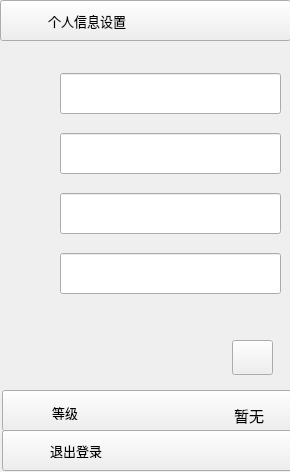
<?xml version="1.0" encoding="UTF-8"?>
<ui version="4.0">
 <class>personForm</class>
 <widget class="QWidget" name="personForm">
  <property name="geometry">
   <rect>
    <x>0</x>
    <y>0</y>
    <width>290</width>
    <height>472</height>
   </rect>
  </property>
  <property name="windowTitle">
   <string>Form</string>
  </property>
  <widget class="QPushButton" name="pushButton_Class">
   <property name="geometry">
    <rect>
     <x>2</x>
     <y>390</y>
     <width>291</width>
     <height>41</height>
    </rect>
   </property>
   <property name="text">
    <string/>
   </property>
  </widget>
  <widget class="QLabel" name="label_line2">
   <property name="geometry">
    <rect>
     <x>2</x>
     <y>391</y>
     <width>0</width>
     <height>0</height>
    </rect>
   </property>
   <property name="text">
    <string/>
   </property>
  </widget>
  <widget class="QPushButton" name="pushButton_person_mess">
   <property name="geometry">
    <rect>
     <x>0</x>
     <y>0</y>
     <width>291</width>
     <height>41</height>
    </rect>
   </property>
   <property name="text">
    <string/>
   </property>
  </widget>
  <widget class="QLabel" name="label_line3">
   <property name="geometry">
    <rect>
     <x>2</x>
     <y>390</y>
     <width>291</width>
     <height>1</height>
    </rect>
   </property>
   <property name="text">
    <string/>
   </property>
  </widget>
  <widget class="QPushButton" name="pushButton_myquit">
   <property name="geometry">
    <rect>
     <x>2</x>
     <y>430</y>
     <width>291</width>
     <height>41</height>
    </rect>
   </property>
   <property name="text">
    <string/>
   </property>
  </widget>
  <widget class="QLabel" name="label_line4">
   <property name="geometry">
    <rect>
     <x>2</x>
     <y>430</y>
     <width>291</width>
     <height>1</height>
    </rect>
   </property>
   <property name="text">
    <string/>
   </property>
  </widget>
  <widget class="QLabel" name="label_class">
   <property name="geometry">
    <rect>
     <x>20</x>
     <y>400</y>
     <width>21</width>
     <height>21</height>
    </rect>
   </property>
   <property name="text">
    <string/>
   </property>
  </widget>
  <widget class="QLabel" name="label_person_message">
   <property name="geometry">
    <rect>
     <x>18</x>
     <y>10</y>
     <width>21</width>
     <height>21</height>
    </rect>
   </property>
   <property name="text">
    <string/>
   </property>
  </widget>
  <widget class="QLabel" name="label_quit">
   <property name="geometry">
    <rect>
     <x>20</x>
     <y>440</y>
     <width>21</width>
     <height>21</height>
    </rect>
   </property>
   <property name="text">
    <string/>
   </property>
  </widget>
  <widget class="QLabel" name="label_class2">
   <property name="geometry">
    <rect>
     <x>52</x>
     <y>405</y>
     <width>54</width>
     <height>15</height>
    </rect>
   </property>
   <property name="font">
    <font>
     <family>Microsoft YaHei UI</family>
     <pointsize>10</pointsize>
    </font>
   </property>
   <property name="text">
    <string>等级</string>
   </property>
  </widget>
  <widget class="QLabel" name="label_person_message2">
   <property name="geometry">
    <rect>
     <x>48</x>
     <y>13</y>
     <width>81</width>
     <height>16</height>
    </rect>
   </property>
   <property name="font">
    <font>
     <family>Microsoft YaHei UI</family>
     <pointsize>10</pointsize>
    </font>
   </property>
   <property name="text">
    <string>个人信息设置</string>
   </property>
  </widget>
  <widget class="QLabel" name="label_quit2">
   <property name="geometry">
    <rect>
     <x>50</x>
     <y>443</y>
     <width>54</width>
     <height>15</height>
    </rect>
   </property>
   <property name="font">
    <font>
     <family>Microsoft YaHei UI</family>
     <pointsize>10</pointsize>
    </font>
   </property>
   <property name="text">
    <string>退出登录</string>
   </property>
  </widget>
  <widget class="QLabel" name="label_service3">
   <property name="geometry">
    <rect>
     <x>212</x>
     <y>403</y>
     <width>54</width>
     <height>12</height>
    </rect>
   </property>
   <property name="text">
    <string/>
   </property>
  </widget>
  <widget class="QLabel" name="label_class3">
   <property name="geometry">
    <rect>
     <x>234</x>
     <y>405</y>
     <width>31</width>
     <height>20</height>
    </rect>
   </property>
   <property name="font">
    <font>
     <family>华文仿宋</family>
     <pointsize>11</pointsize>
    </font>
   </property>
   <property name="text">
    <string>暂无</string>
   </property>
  </widget>
  <widget class="QLabel" name="label_L">
   <property name="geometry">
    <rect>
     <x>260</x>
     <y>13</y>
     <width>16</width>
     <height>15</height>
    </rect>
   </property>
   <property name="text">
    <string/>
   </property>
  </widget>
  <widget class="QLabel" name="label_L6">
   <property name="geometry">
    <rect>
     <x>262</x>
     <y>403</y>
     <width>16</width>
     <height>15</height>
    </rect>
   </property>
   <property name="text">
    <string/>
   </property>
  </widget>
  <widget class="QPushButton" name="reviseBtn">
   <property name="geometry">
    <rect>
     <x>232</x>
     <y>340</y>
     <width>41</width>
     <height>35</height>
    </rect>
   </property>
   <property name="text">
    <string/>
   </property>
  </widget>
  <widget class="QLabel" name="UserName">
   <property name="geometry">
    <rect>
     <x>10</x>
     <y>75</y>
     <width>35</width>
     <height>35</height>
    </rect>
   </property>
   <property name="text">
    <string/>
   </property>
  </widget>
  <widget class="QLabel" name="PhoneNum">
   <property name="geometry">
    <rect>
     <x>10</x>
     <y>135</y>
     <width>35</width>
     <height>35</height>
    </rect>
   </property>
   <property name="text">
    <string/>
   </property>
  </widget>
  <widget class="QLabel" name="Password">
   <property name="geometry">
    <rect>
     <x>10</x>
     <y>196</y>
     <width>35</width>
     <height>35</height>
    </rect>
   </property>
   <property name="text">
    <string/>
   </property>
  </widget>
  <widget class="QLineEdit" name="NameEdit">
   <property name="geometry">
    <rect>
     <x>60</x>
     <y>73</y>
     <width>221</width>
     <height>41</height>
    </rect>
   </property>
   <property name="styleSheet">
    <string notr="true">font: 10pt &quot;HarmonyOS Sans SC&quot;;</string>
   </property>
  </widget>
  <widget class="QLineEdit" name="PhoneNumEdit">
   <property name="geometry">
    <rect>
     <x>60</x>
     <y>133</y>
     <width>221</width>
     <height>41</height>
    </rect>
   </property>
   <property name="styleSheet">
    <string notr="true">font: 10pt &quot;HarmonyOS Sans SC&quot;;</string>
   </property>
  </widget>
  <widget class="QLineEdit" name="PasswordEdit">
   <property name="geometry">
    <rect>
     <x>60</x>
     <y>193</y>
     <width>221</width>
     <height>41</height>
    </rect>
   </property>
   <property name="styleSheet">
    <string notr="true">font: 10pt &quot;HarmonyOS Sans SC&quot;;</string>
   </property>
  </widget>
  <widget class="QLineEdit" name="EmailEdit">
   <property name="geometry">
    <rect>
     <x>60</x>
     <y>253</y>
     <width>221</width>
     <height>41</height>
    </rect>
   </property>
   <property name="styleSheet">
    <string notr="true">font: 10pt &quot;HarmonyOS Sans SC&quot;;</string>
   </property>
  </widget>
  <widget class="QLabel" name="Email">
   <property name="geometry">
    <rect>
     <x>10</x>
     <y>253</y>
     <width>35</width>
     <height>35</height>
    </rect>
   </property>
   <property name="text">
    <string/>
   </property>
  </widget>
 </widget>
 <resources/>
 <connections/>
</ui>
